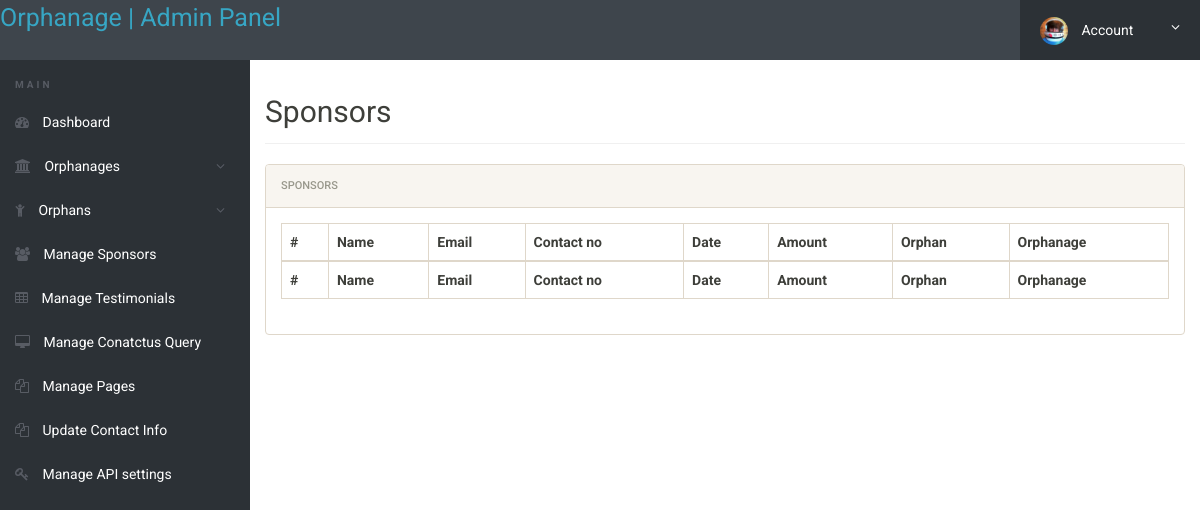
/admin/sponsors.php (signed in), run on an earlier commit of the app's database.
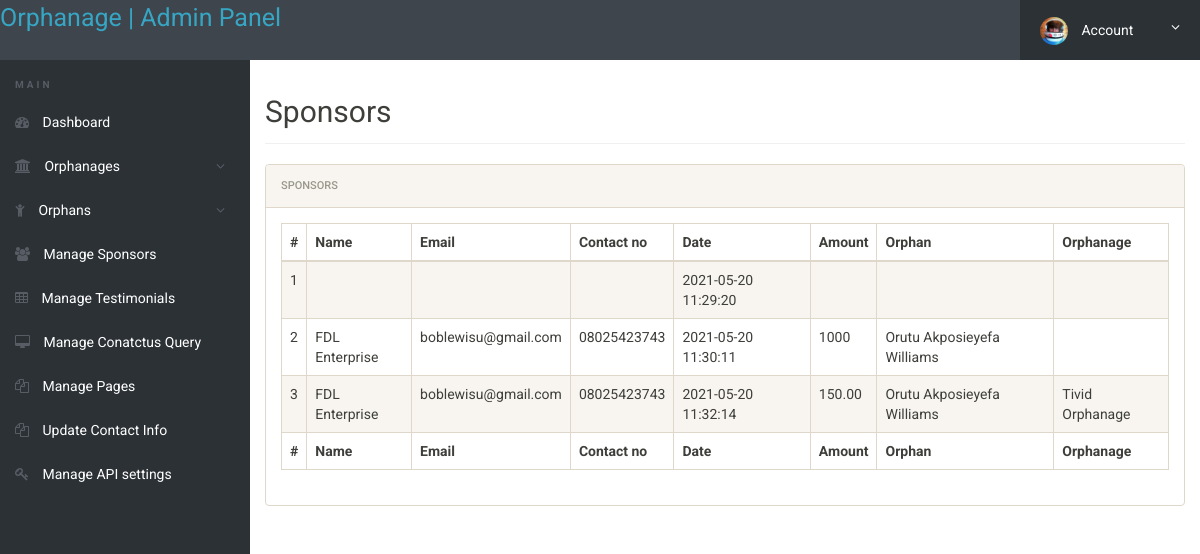
And on a later commit of the database.
### tables this page shows
CREATE TABLE `tbl_donations` (
  `id` int(11) NOT NULL,
  `orphan_id` int(11) NOT NULL,
  `orphanage_id` int(11) NOT NULL,
  `donor_name` varchar(255) NOT NULL,
  `donor_email` varchar(255) DEFAULT NULL,
  `donor_phone` varchar(255) NOT NULL,
  `amount` varchar(255) NOT NULL,
  `date_donated` datetime NOT NULL DEFAULT CURRENT_TIMESTAMP
);

CREATE TABLE `orphans` (
  `id` int(11) NOT NULL,
  `orphanage_id` int(11) NOT NULL,
  `name` varchar(300) NOT NULL,
  `dob` date NOT NULL,
  `gender` varchar(300) NOT NULL,
  `picture` varchar(255) DEFAULT NULL,
  `created_at` datetime NOT NULL DEFAULT CURRENT_TIMESTAMP
);

CREATE TABLE `orphanage` (
  `id` int(11) NOT NULL,
  `name` varchar(500) NOT NULL,
  `email` varchar(300) NOT NULL,
  `phone` varchar(11) NOT NULL,
  `address` varchar(500) NOT NULL,
  `password` varchar(340) NOT NULL,
  `created_at` datetime DEFAULT CURRENT_TIMESTAMP,
  `updated_at` datetime DEFAULT NULL ON UPDATE CURRENT_TIMESTAMP
);

### admin/sponsors.php (the view, shortened to what this page needs)
<?php
include('../includes/config.php');
if(strlen($_SESSION['alogin'])==0)
	{
header('location:index.php');
}
else{
 ?>
<!doctype html>
<html lang="en" class="no-js">
<head>
	<link rel="stylesheet" href="css/font-awesome.min.css">
	<link rel="stylesheet" href="css/bootstrap.min.css">
	<link rel="stylesheet" href="css/dataTables.bootstrap.min.css">
	<link rel="stylesheet" href="css/bootstrap-social.css">
	<link rel="stylesheet" href="css/bootstrap-select.css">
	<link rel="stylesheet" href="css/fileinput.min.css">
	<link rel="stylesheet" href="css/awesome-bootstrap-checkbox.css">
	<link rel="stylesheet" href="css/style.css">
</head>
<body>
	<?php include('includes/header.php');?>
	<div class="ts-main-content">
		<?php include('includes/leftbar.php');?>
		<div class="content-wrapper">
			<div class="container-fluid">
				<div class="row">
					<div class="col-md-12">
						<h2 class="page-title">Sponsors</h2>
						<div class="panel panel-default">
							<div class="panel-heading">Sponsors</div>
							<div class="panel-body">
								<table id="zctb" class="display table table-striped table-bordered table-hover" cellspacing="0" width="100%">
									<thead>
										<tr>
										<th>#</th>
												<th> Name</th>
											<th>Email </th>
											<th>Contact no</th>
										<th>Date</th>
										<th>Amount</th>
										<th>Orphan</th>
										<th>Orphanage</th>
										</tr>
									</thead>
									<tfoot>
										<tr>
										<th>#</th>
											<th> Name</th>
											<th>Email </th>
											<th>Contact no</th>
										<th>Date</th>
										<th>Amount</th>
										<th>Orphan</th>
										<th>Orphanage</th>
										</tr>
									</tfoot>
									<tbody>
									<?php $sql = "SELECT `tbl_donations`.`id`, `tbl_donations`.`orphan_id`, `tbl_donations`.`orphanage_id`, `tbl_donations`.`donor_name`, `tbl_donations`.`donor_email`, `tbl_donations`.`donor_phone`, `tbl_donations`.`amount`, `tbl_donations`.`date_donated`, `orphans`.`id`, `orphans`.`name` AS orphanName, `orphanage`.`id`, `orphanage`.`name` AS orphanageName FROM  `tbl_donations` LEFT JOIN `orphans` ON `orphans`.`id`=`tbl_donations`.`orphan_id` LEFT JOIN `orphanage` ON  `orphanage`.`id`=`tbl_donations`.`orphanage_id`";
$query = $dbh -> prepare($sql);
$query->execute();
$results=$query->fetchAll(PDO::FETCH_OBJ);
$cnt=1;
if($query->rowCount() > 0)
{
foreach($results as $result)
{				?>
										<tr>
											<td><?php echo htmlentities($cnt);?></td>
											<td><?php echo htmlentities($result->donor_name);?></td>
											<td><?php echo htmlentities($result->donor_email);?></td>
											<td><?php echo htmlentities($result->donor_phone);?></td>
	<td><?php echo htmlentities($result->date_donated);?></td>
											<td><?php echo htmlentities($result->amount);?></td>
											<td><?php echo htmlentities($result->orphanName);?></td>
											<td><?php echo htmlentities($result->orphanageName);?></td>
										</tr>
										<?php $cnt=$cnt+1; }} ?>
									</tbody>
								</table>
							</div>
						</div>
					</div>
				</div>
			</div>
		</div>
	</div>
</body>
</html>
<?php } ?>

### admin/includes/header.php (shortened to what this page needs)
<div class="brand clearfix">
	<a href="dashboard.php" style="font-size: 25px;">Orphanage | Admin Panel</a>
		<ul class="ts-profile-nav">
			<li class="ts-account">
				<a href="#"><img src="img/ts-avatar.jpg" class="ts-avatar hidden-side" alt=""> Account <i class="fa fa-angle-down hidden-side"></i></a>
			</li>
		</ul>
	</div>

### admin/includes/leftbar.php (shortened to what this page needs)
	<nav class="ts-sidebar">
			<ul class="ts-sidebar-menu">
				<li class="ts-label">Main</li>
				<li><a href="dashboard.php"><i class="fa fa-dashboard"></i> Dashboard</a></li>
<li><a href="#"><i class="fa fa-institution"></i> Orphanages</a>
</li>
<li><a href="#"><i class="fa fa-child"></i> Orphans</a>
				</li>
				<li><a href="sponsors.php"><i class="fa fa-users"></i> Manage Sponsors</a></li>
				<li><a href="testimonials.php"><i class="fa fa-table"></i> Manage Testimonials</a></li>
				<li><a href="manage-conactusquery.php"><i class="fa fa-desktop"></i> Manage Conatctus Query</a></li>
			<li><a href="manage-pages.php"><i class="fa fa-files-o"></i> Manage Pages</a></li>
			<li><a href="update-contactinfo.php"><i class="fa fa-files-o"></i> Update Contact Info</a></li>
			<li><a href="manage-apis.php"><i class="fa fa-key"></i> Manage API settings</a></li>
			</ul>
		</nav>

### admin/css/style.css (style rules this page uses)
html { font-size: 14px; }
@media only screen and (min-width: 480px) { html { font-size: 17px; } }
@media only screen and (min-width: 768px) { html { font-size: 14px; } }
body { font-size: 1em; }
a { color: #37a6c4; }
.panel { overflow: hidden; }
ul, li { margin: 0; padding: 0; list-style: none; }
.page-title { padding-bottom: 15px; margin-bottom: 20px; border-bottom: 1px solid #f0f0f0; }
.brand { background: #3e454c; position: relative; z-index: 3; position: fixed; width: 100%; top: 0; }
.brand .ts-profile-nav { float: right; display: none; }
.brand .ts-profile-nav li { float: left; position: relative; }
.brand .ts-profile-nav li a { display: block; padding: 20px; color: #fff; }
.brand .ts-profile-nav .ts-account .fa-angle-down { float: right; }
.brand .ts-profile-nav .ts-account > a { width: 180px; background: #2c3136; }
.brand .ts-profile-nav .ts-account .ts-avatar { border-radius: 50%; height: 28px; margin: -10px 0; margin-right: 10px; }
@media only screen and (min-width: 992px) { .brand .ts-profile-nav { display: block; } }
.ts-sidebar { background: #2c3136; max-height: 0; transition: max-height 0.3s; overflow: hidden; position: fixed; z-index: 2; width: 100%; bottom: 0; top: 60px; overflow-y: auto; }
@media only screen and (min-width: 992px) { .ts-sidebar { max-height: 100%; bottom: 0; } }
.ts-sidebar-menu .ts-label { color: #585c64; font-weight: bold; padding: 8px 15px; text-transform: uppercase; font-size: 10px; letter-spacing: 3px; margin-top: 10px; }
.ts-sidebar-menu a { display: block; text-decoration: none; padding: 12px 15px; color: #fff; }
.ts-sidebar-menu li { position: relative; }
.ts-sidebar-menu li i { color: #585c64; margin-right: 10px; }
.ts-main-content .content-wrapper { padding-top: 15px; margin-top: 60px; }
@media only screen and (min-width: 992px) { .ts-main-content .ts-sidebar { width: 250px; float: left; } }
@media only screen and (min-width: 992px) { .ts-main-content .content-wrapper { margin-left: 250px; } }

What changed in the data, as far as the page shows it:
added tbl_donations: date_donated "2021-05-20 11:29:20"
added tbl_donations: donor_name "FDL Enterprise", donor_email "boblewisu@gmail.com", donor_phone "08025423743", date_donated "2021-05-20 11:30:11", amount "1000", orphan.name "Orutu Akposieyefa Williams"
added tbl_donations: donor_name "FDL Enterprise", donor_email "boblewisu@gmail.com", donor_phone "08025423743", date_donated "2021-05-20 11:32:14", amount "150.00", orphan.name "Orutu Akposieyefa Williams", orphanage.name "Tivid Orphanage"
